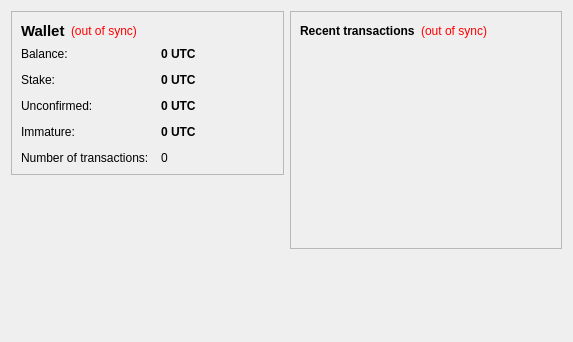
<?xml version="1.0" encoding="UTF-8"?>
<ui version="4.0">
 <class>OverviewPage</class>
 <widget class="QWidget" name="OverviewPage">
  <property name="geometry">
   <rect>
    <x>0</x>
    <y>0</y>
    <width>573</width>
    <height>342</height>
   </rect>
  </property>
  <property name="windowTitle">
   <string>Form</string>
  </property>
  <layout class="QHBoxLayout" name="horizontalLayout" stretch="1,1">
   <item>
    <layout class="QVBoxLayout" name="verticalLayout_2">
     <item>
      <widget class="QFrame" name="frame">
       <property name="frameShape">
        <enum>QFrame::StyledPanel</enum>
       </property>
       <property name="frameShadow">
        <enum>QFrame::Raised</enum>
       </property>
       <layout class="QVBoxLayout" name="verticalLayout_4">
        <item>
         <layout class="QHBoxLayout" name="horizontalLayout_4">
          <item>
           <widget class="QLabel" name="label_5">
            <property name="font">
             <font>
              <pointsize>11</pointsize>
              <weight>75</weight>
              <bold>true</bold>
             </font>
            </property>
            <property name="text">
             <string>Wallet</string>
            </property>
           </widget>
          </item>
          <item>
           <widget class="QLabel" name="labelWalletStatus">
            <property name="toolTip">
             <string>The displayed information may be out of date. Your wallet automatically synchronizes with the AnotherShitCoin network after a connection is established, but this process has not completed yet.</string>
            </property>
            <property name="styleSheet">
             <string notr="true">QLabel { color: red; }</string>
            </property>
            <property name="text">
             <string notr="true">(out of sync)</string>
            </property>
            <property name="alignment">
             <set>Qt::AlignLeading|Qt::AlignLeft|Qt::AlignVCenter</set>
            </property>
           </widget>
          </item>
          <item>
           <spacer name="horizontalSpacer_2">
            <property name="orientation">
             <enum>Qt::Horizontal</enum>
            </property>
            <property name="sizeHint" stdset="0">
             <size>
              <width>40</width>
              <height>20</height>
             </size>
            </property>
           </spacer>
          </item>
         </layout>
        </item>
        <item>
         <layout class="QFormLayout" name="formLayout_2">
          <property name="fieldGrowthPolicy">
           <enum>QFormLayout::AllNonFixedFieldsGrow</enum>
          </property>
          <property name="horizontalSpacing">
           <number>12</number>
          </property>
          <property name="verticalSpacing">
           <number>12</number>
          </property>
          <item row="0" column="0">
           <widget class="QLabel" name="label">
            <property name="text">
             <string>Balance:</string>
            </property>
           </widget>
          </item>
          <item row="0" column="1">
           <widget class="QLabel" name="labelBalance">
            <property name="font">
             <font>
              <weight>75</weight>
              <bold>true</bold>
             </font>
            </property>
            <property name="cursor">
             <cursorShape>IBeamCursor</cursorShape>
            </property>
            <property name="toolTip">
             <string>Your current balance</string>
            </property>
            <property name="text">
             <string notr="true">0 UTC</string>
            </property>
            <property name="textInteractionFlags">
             <set>Qt::LinksAccessibleByMouse|Qt::TextSelectableByKeyboard|Qt::TextSelectableByMouse</set>
            </property>
           </widget>
          </item>
          <item row="1" column="0">
           <widget class="QLabel" name="label_6">
            <property name="text">
             <string>Stake:</string>
            </property>
           </widget>
          </item>
          <item row="1" column="1">
           <widget class="QLabel" name="labelStake">
            <property name="font">
             <font>
              <weight>75</weight>
              <bold>true</bold>
             </font>
            </property>
            <property name="cursor">
             <cursorShape>IBeamCursor</cursorShape>
            </property>
            <property name="toolTip">
             <string>Total of coins that was staked, and do not yet count toward the current balance</string>
            </property>
            <property name="text">
             <string notr="true">0 UTC</string>
            </property>
            <property name="textInteractionFlags">
             <set>Qt::LinksAccessibleByMouse|Qt::TextSelectableByKeyboard|Qt::TextSelectableByMouse</set>
            </property>
           </widget>
          </item>
          <item row="2" column="0">
           <widget class="QLabel" name="label_3">
            <property name="text">
             <string>Unconfirmed:</string>
            </property>
           </widget>
          </item>
          <item row="2" column="1">
           <widget class="QLabel" name="labelUnconfirmed">
            <property name="font">
             <font>
              <weight>75</weight>
              <bold>true</bold>
             </font>
            </property>
            <property name="cursor">
             <cursorShape>IBeamCursor</cursorShape>
            </property>
            <property name="toolTip">
             <string>Total of transactions that have yet to be confirmed, and do not yet count toward the current balance</string>
            </property>
            <property name="text">
             <string notr="true">0 UTC</string>
            </property>
            <property name="textInteractionFlags">
             <set>Qt::LinksAccessibleByMouse|Qt::TextSelectableByKeyboard|Qt::TextSelectableByMouse</set>
            </property>
           </widget>
          </item>
          <item row="3" column="0">
           <widget class="QLabel" name="labelImmatureText">
            <property name="text">
             <string>Immature:</string>
            </property>
           </widget>
          </item>
          <item row="3" column="1">
           <widget class="QLabel" name="labelImmature">
            <property name="font">
             <font>
              <weight>75</weight>
              <bold>true</bold>
             </font>
            </property>
            <property name="toolTip">
             <string>Mined balance that has not yet matured</string>
            </property>
            <property name="text">
             <string notr="true">0 UTC</string>
            </property>
            <property name="textInteractionFlags">
             <set>Qt::LinksAccessibleByMouse|Qt::TextSelectableByKeyboard|Qt::TextSelectableByMouse</set>
            </property>
           </widget>
          </item>
          <item row="4" column="0">
           <widget class="QLabel" name="label_2">
            <property name="text">
             <string>Number of transactions:</string>
            </property>
           </widget>
          </item>
          <item row="4" column="1">
           <widget class="QLabel" name="labelNumTransactions">
            <property name="toolTip">
             <string>Total number of transactions in wallet</string>
            </property>
            <property name="text">
             <string notr="true">0</string>
            </property>
           </widget>
          </item>
         </layout>
        </item>
       </layout>
      </widget>
     </item>
     <item>
      <spacer name="verticalSpacer">
       <property name="orientation">
        <enum>Qt::Vertical</enum>
       </property>
       <property name="sizeHint" stdset="0">
        <size>
         <width>20</width>
         <height>40</height>
        </size>
       </property>
      </spacer>
     </item>
    </layout>
   </item>
   <item>
    <layout class="QVBoxLayout" name="verticalLayout_3">
     <item>
      <widget class="QFrame" name="frame_2">
       <property name="frameShape">
        <enum>QFrame::StyledPanel</enum>
       </property>
       <property name="frameShadow">
        <enum>QFrame::Raised</enum>
       </property>
       <layout class="QVBoxLayout" name="verticalLayout">
        <item>
         <layout class="QHBoxLayout" name="horizontalLayout_2">
          <item>
           <widget class="QLabel" name="label_4">
            <property name="text">
             <string>&lt;b&gt;Recent transactions&lt;/b&gt;</string>
            </property>
           </widget>
          </item>
          <item>
           <widget class="QLabel" name="labelTransactionsStatus">
            <property name="toolTip">
             <string>The displayed information may be out of date. Your wallet automatically synchronizes with the AnotherShitCoin network after a connection is established, but this process has not completed yet.</string>
            </property>
            <property name="styleSheet">
             <string notr="true">QLabel { color: red; }</string>
            </property>
            <property name="text">
             <string notr="true">(out of sync)</string>
            </property>
            <property name="alignment">
             <set>Qt::AlignRight|Qt::AlignTrailing|Qt::AlignVCenter</set>
            </property>
           </widget>
          </item>
          <item>
           <spacer name="horizontalSpacer">
            <property name="orientation">
             <enum>Qt::Horizontal</enum>
            </property>
            <property name="sizeHint" stdset="0">
             <size>
              <width>40</width>
              <height>20</height>
             </size>
            </property>
           </spacer>
          </item>
         </layout>
        </item>
        <item>
         <widget class="QListView" name="listTransactions">
          <property name="styleSheet">
           <string notr="true">QListView { background: transparent; }</string>
          </property>
          <property name="frameShape">
           <enum>QFrame::NoFrame</enum>
          </property>
          <property name="verticalScrollBarPolicy">
           <enum>Qt::ScrollBarAlwaysOff</enum>
          </property>
          <property name="horizontalScrollBarPolicy">
           <enum>Qt::ScrollBarAlwaysOff</enum>
          </property>
          <property name="selectionMode">
           <enum>QAbstractItemView::NoSelection</enum>
          </property>
         </widget>
        </item>
       </layout>
      </widget>
     </item>
     <item>
      <spacer name="verticalSpacer_2">
       <property name="orientation">
        <enum>Qt::Vertical</enum>
       </property>
       <property name="sizeHint" stdset="0">
        <size>
         <width>20</width>
         <height>40</height>
        </size>
       </property>
      </spacer>
     </item>
    </layout>
   </item>
  </layout>
 </widget>
 <resources/>
 <connections/>
</ui>
